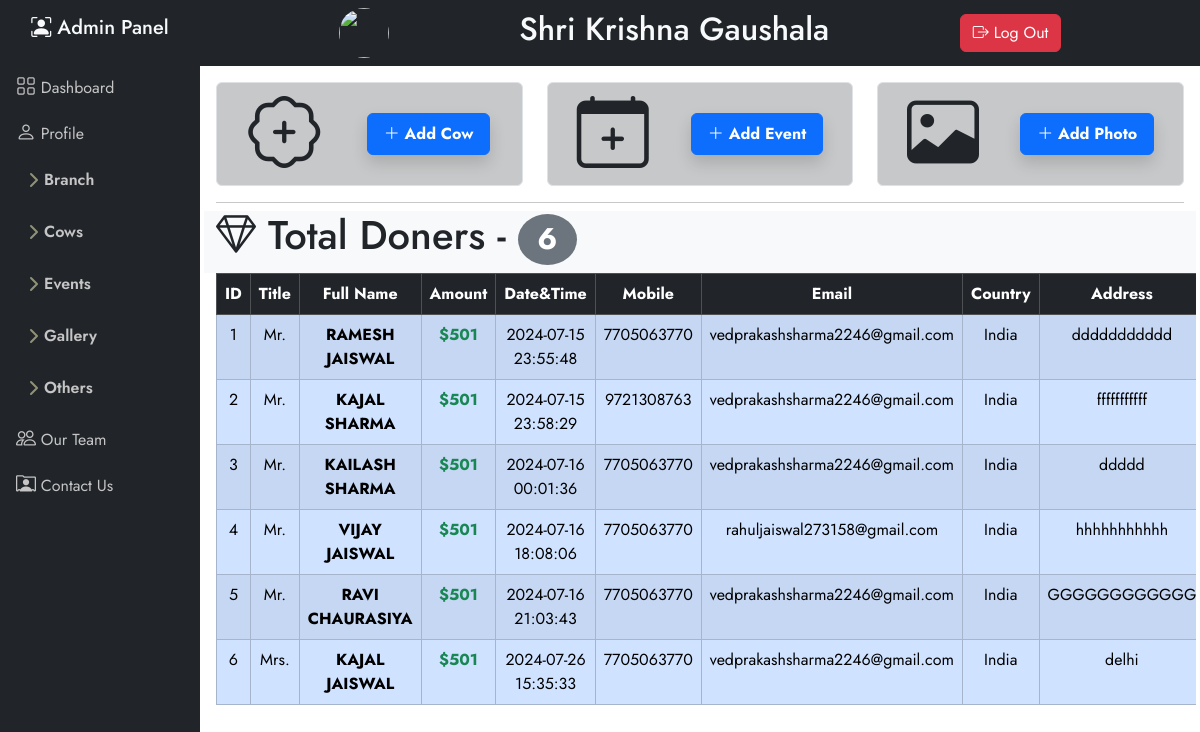
The app's page /admin/donation.php with its own data.
### tables this page shows
CREATE TABLE `donations` (
  `id` int(3) NOT NULL,
  `Title` varchar(5) NOT NULL,
  `First_Name` varchar(40) NOT NULL,
  `Last_Name` varchar(40) NOT NULL,
  `Email` varchar(50) NOT NULL,
  `Phone` bigint(10) NOT NULL,
  `Country` varchar(80) NOT NULL,
  `State` varchar(100) NOT NULL,
  `Address` text NOT NULL,
  `Donation_date` datetime NOT NULL DEFAULT current_timestamp(),
  `Amount` int(8) NOT NULL
);

### admin/donation.php (the view, shortened to what this page needs)
<?php
include 'head_page.php';
?>
<div class="container-fluid m-0 p-0">
    <div class="row">
        <div class="col bg-light">
            <h1 class="list-group-item-warnning">
                <i class="bi bi-gem"></i>
                Total Doners -
                <span class="badge bg-secondary rounded-circle"><?php TotalDonations() ?></span>
            </h1>
        </div>
        <div class="table-responsive upcoming_table">
            <table class="table table-primary table-striped table-hover table-bordered text-center ">
                <thead class="table-dark sticky-top ">
                    <tr class="">
                        <th scope="col">ID</th>
                        <th scope="col">Title</th>
                        <th scope="col">Full Name</th>
                        <th scope="col">Amount</th>
                        <th scope="col">Date&Time</th>
                        <th scope="col">Mobile</th>
                        <th scope="col">Email</th>
                        <th scope="col">Country</th>
                        <th scope="col">Address</th>
                    </tr>
                </thead>
                <tbody>
                    <?php
                    global $db;
                    $select_donors ="SELECT * FROM donations ORDER BY `id` ASC";
                     $stmt =$db->query($select_donors);
                     $sr=0;
                     while($DataRow =$stmt->fetch()){
                        $title      =$DataRow['Title'];
                        $fname      =$DataRow['First_Name'];
                        $lname      =$DataRow['Last_Name'];
                        $email      =$DataRow['Email'];
                        $phone      =$DataRow['Phone'];
                        $country    =$DataRow['Country'];
                        $address    =$DataRow['Address'];
                        $dona_date  =$DataRow['Donation_date'];
                        $amount     =$DataRow['Amount'];
                        $sr++;
                    ?>
                    <tr class="">
                        <td scope="row"><?php echo htmlentities($sr)?></td>
                        <td><?php echo htmlentities($title)?></td>
                        <td><strong><?php echo htmlentities(strtoupper($fname." ".$lname))?></strong></td>
                        <td class="text-success"><strong>$<?php echo htmlentities($amount)?></strong></td>
                        <td><?php echo htmlentities($dona_date)?></td>
                        <td><?php echo htmlentities($phone)?></td>
                        <td><?php echo htmlentities($email)?></td>
                        <td><?php echo htmlentities($country)?></td>
                        <td><?php echo htmlentities($address)?></td>
                    </tr>
                  <?php    } ?>
                </tbody>
            </table>
        </div>
    </div>
</div>
<?php
include 'footer_page.php';
?>

### admin/head_page.php (style rules this page uses)
body { font-family: Jost; }
.upcoming_table { height: 61vh; width: 100%; overflow-y: scroll; }

### records on screen
donations: Title "Mr.", First_Name+Last_Name "RAMESH JAISWAL", Amount "501", Donation_date "2024-07-15 23:55:48", Phone "7705063770", Email "vedprakashsharma2246@gmail.com", Country "India", Address "ddddddddddd"
donations: Title "Mr.", First_Name+Last_Name "KAJAL SHARMA", Amount "501", Donation_date "2024-07-15 23:58:29", Phone "9721308763", Email "vedprakashsharma2246@gmail.com", Country "India", Address "fffffffffff"
donations: Title "Mr.", First_Name+Last_Name "KAILASH SHARMA", Amount "501", Donation_date "2024-07-16 00:01:36", Phone "7705063770", Email "vedprakashsharma2246@gmail.com", Country "India", Address "ddddd"
donations: Title "Mr.", First_Name+Last_Name "VIJAY JAISWAL", Amount "501", Donation_date "2024-07-16 18:08:06", Phone "7705063770", Email "rahuljaiswal273158@gmail.com", Country "India", Address "hhhhhhhhhhh"
donations: Title "Mr.", First_Name+Last_Name "RAVI CHAURASIYA", Amount "501", Donation_date "2024-07-16 21:03:43", Phone "7705063770", Email "vedprakashsharma2246@gmail.com", Country "India", Address "GGGGGGGGGGGG"
donations: Title "Mrs.", First_Name+Last_Name "KAJAL JAISWAL", Amount "501", Donation_date "2024-07-26 15:35:33", Phone "7705063770", Email "vedprakashsharma2246@gmail.com", Country "India", Address "delhi"

### other values on screen
$TotalDonations "6"
